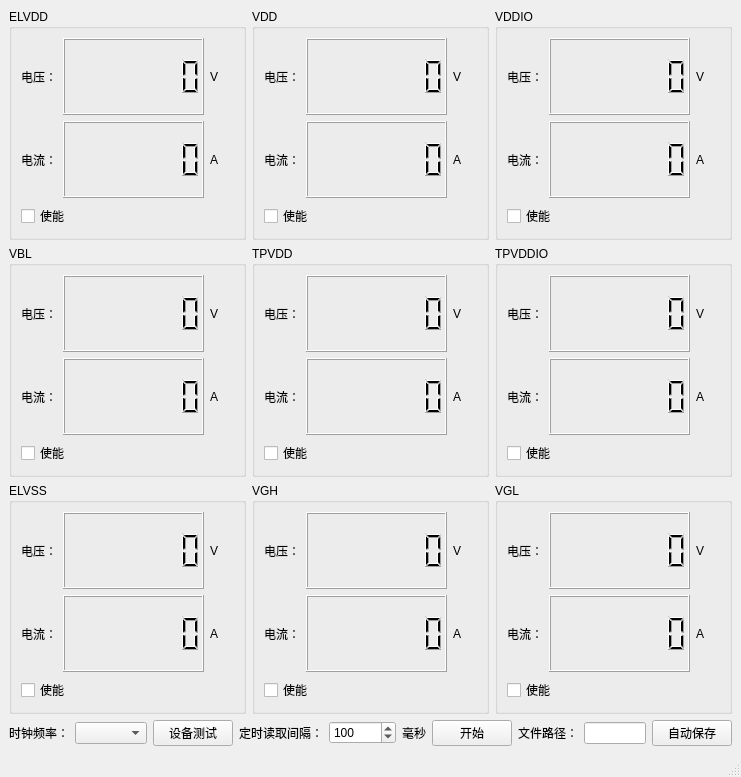
<?xml version="1.0" encoding="UTF-8"?>
<ui version="4.0">
 <class>MainWindow</class>
 <widget class="QMainWindow" name="MainWindow">
  <property name="geometry">
   <rect>
    <x>0</x>
    <y>0</y>
    <width>741</width>
    <height>777</height>
   </rect>
  </property>
  <property name="windowTitle">
   <string>MS5803温度压力读取</string>
  </property>
  <widget class="QWidget" name="centralwidget">
   <layout class="QGridLayout" name="gridLayout_13">
    <item row="2" column="0">
     <layout class="QHBoxLayout" name="horizontalLayout_31">
      <item>
       <widget class="QGroupBox" name="groupBox_4">
        <property name="title">
         <string>ELVSS</string>
        </property>
        <layout class="QGridLayout" name="gridLayout_4">
         <item row="0" column="0">
          <layout class="QHBoxLayout" name="horizontalLayout_11">
           <item>
            <widget class="QLabel" name="label_17">
             <property name="text">
              <string>电压：</string>
             </property>
            </widget>
           </item>
           <item>
            <widget class="QLCDNumber" name="lcdNumberTemp_3">
             <property name="sizePolicy">
              <sizepolicy hsizetype="Expanding" vsizetype="Minimum">
               <horstretch>0</horstretch>
               <verstretch>0</verstretch>
              </sizepolicy>
             </property>
             <property name="font">
              <font>
               <family>Arial Black</family>
               <pointsize>12</pointsize>
              </font>
             </property>
             <property name="digitCount">
              <number>7</number>
             </property>
            </widget>
           </item>
           <item>
            <widget class="QLabel" name="label_18">
             <property name="minimumSize">
              <size>
               <width>24</width>
               <height>0</height>
              </size>
             </property>
             <property name="text">
              <string>V</string>
             </property>
            </widget>
           </item>
          </layout>
         </item>
         <item row="1" column="0">
          <layout class="QHBoxLayout" name="horizontalLayout_12">
           <item>
            <widget class="QLabel" name="label_19">
             <property name="text">
              <string>电流：</string>
             </property>
            </widget>
           </item>
           <item>
            <widget class="QLCDNumber" name="lcdNumberPressure_3">
             <property name="sizePolicy">
              <sizepolicy hsizetype="Expanding" vsizetype="Minimum">
               <horstretch>0</horstretch>
               <verstretch>0</verstretch>
              </sizepolicy>
             </property>
             <property name="font">
              <font>
               <family>Arial Black</family>
               <pointsize>12</pointsize>
              </font>
             </property>
             <property name="digitCount">
              <number>7</number>
             </property>
            </widget>
           </item>
           <item>
            <widget class="QLabel" name="label_20">
             <property name="minimumSize">
              <size>
               <width>24</width>
               <height>0</height>
              </size>
             </property>
             <property name="text">
              <string>A</string>
             </property>
            </widget>
           </item>
          </layout>
         </item>
         <item row="2" column="0">
          <widget class="QCheckBox" name="checkBoxEnable_3">
           <property name="text">
            <string>使能</string>
           </property>
          </widget>
         </item>
        </layout>
       </widget>
      </item>
      <item>
       <widget class="QGroupBox" name="groupBox_8">
        <property name="title">
         <string>VGH</string>
        </property>
        <layout class="QGridLayout" name="gridLayout_8">
         <item row="0" column="0">
          <layout class="QHBoxLayout" name="horizontalLayout_19">
           <item>
            <widget class="QLabel" name="label_33">
             <property name="text">
              <string>电压：</string>
             </property>
            </widget>
           </item>
           <item>
            <widget class="QLCDNumber" name="lcdNumberTemp_7">
             <property name="sizePolicy">
              <sizepolicy hsizetype="Expanding" vsizetype="Minimum">
               <horstretch>0</horstretch>
               <verstretch>0</verstretch>
              </sizepolicy>
             </property>
             <property name="font">
              <font>
               <family>Arial Black</family>
               <pointsize>12</pointsize>
              </font>
             </property>
             <property name="digitCount">
              <number>7</number>
             </property>
            </widget>
           </item>
           <item>
            <widget class="QLabel" name="label_34">
             <property name="minimumSize">
              <size>
               <width>24</width>
               <height>0</height>
              </size>
             </property>
             <property name="text">
              <string>V</string>
             </property>
            </widget>
           </item>
          </layout>
         </item>
         <item row="1" column="0">
          <layout class="QHBoxLayout" name="horizontalLayout_20">
           <item>
            <widget class="QLabel" name="label_35">
             <property name="text">
              <string>电流：</string>
             </property>
            </widget>
           </item>
           <item>
            <widget class="QLCDNumber" name="lcdNumberPressure_7">
             <property name="sizePolicy">
              <sizepolicy hsizetype="Expanding" vsizetype="Minimum">
               <horstretch>0</horstretch>
               <verstretch>0</verstretch>
              </sizepolicy>
             </property>
             <property name="font">
              <font>
               <family>Arial Black</family>
               <pointsize>12</pointsize>
              </font>
             </property>
             <property name="digitCount">
              <number>7</number>
             </property>
            </widget>
           </item>
           <item>
            <widget class="QLabel" name="label_36">
             <property name="minimumSize">
              <size>
               <width>24</width>
               <height>0</height>
              </size>
             </property>
             <property name="text">
              <string>A</string>
             </property>
            </widget>
           </item>
          </layout>
         </item>
         <item row="2" column="0">
          <widget class="QCheckBox" name="checkBoxEnable_7">
           <property name="text">
            <string>使能</string>
           </property>
          </widget>
         </item>
        </layout>
       </widget>
      </item>
      <item>
       <widget class="QGroupBox" name="groupBox_9">
        <property name="title">
         <string>VGL</string>
        </property>
        <layout class="QGridLayout" name="gridLayout_9">
         <item row="1" column="0">
          <layout class="QHBoxLayout" name="horizontalLayout_22">
           <item>
            <widget class="QLabel" name="label_39">
             <property name="text">
              <string>电流：</string>
             </property>
            </widget>
           </item>
           <item>
            <widget class="QLCDNumber" name="lcdNumberPressure_8">
             <property name="sizePolicy">
              <sizepolicy hsizetype="Expanding" vsizetype="Minimum">
               <horstretch>0</horstretch>
               <verstretch>0</verstretch>
              </sizepolicy>
             </property>
             <property name="font">
              <font>
               <family>Arial Black</family>
               <pointsize>12</pointsize>
              </font>
             </property>
             <property name="digitCount">
              <number>7</number>
             </property>
            </widget>
           </item>
           <item>
            <widget class="QLabel" name="label_40">
             <property name="minimumSize">
              <size>
               <width>24</width>
               <height>0</height>
              </size>
             </property>
             <property name="text">
              <string>A</string>
             </property>
            </widget>
           </item>
          </layout>
         </item>
         <item row="0" column="0">
          <layout class="QHBoxLayout" name="horizontalLayout_21">
           <item>
            <widget class="QLabel" name="label_37">
             <property name="text">
              <string>电压：</string>
             </property>
            </widget>
           </item>
           <item>
            <widget class="QLCDNumber" name="lcdNumberTemp_8">
             <property name="sizePolicy">
              <sizepolicy hsizetype="Expanding" vsizetype="Minimum">
               <horstretch>0</horstretch>
               <verstretch>0</verstretch>
              </sizepolicy>
             </property>
             <property name="font">
              <font>
               <family>Arial Black</family>
               <pointsize>12</pointsize>
              </font>
             </property>
             <property name="digitCount">
              <number>7</number>
             </property>
            </widget>
           </item>
           <item>
            <widget class="QLabel" name="label_38">
             <property name="minimumSize">
              <size>
               <width>24</width>
               <height>0</height>
              </size>
             </property>
             <property name="text">
              <string>V</string>
             </property>
            </widget>
           </item>
          </layout>
         </item>
         <item row="2" column="0">
          <widget class="QCheckBox" name="checkBoxEnable_8">
           <property name="text">
            <string>使能</string>
           </property>
          </widget>
         </item>
        </layout>
       </widget>
      </item>
     </layout>
    </item>
    <item row="0" column="0">
     <layout class="QHBoxLayout" name="horizontalLayout_29">
      <item>
       <widget class="QGroupBox" name="groupBox">
        <property name="title">
         <string>ELVDD</string>
        </property>
        <layout class="QGridLayout" name="gridLayout">
         <item row="0" column="0">
          <layout class="QHBoxLayout" name="horizontalLayout_5">
           <item>
            <widget class="QLabel" name="label_5">
             <property name="text">
              <string>电压：</string>
             </property>
            </widget>
           </item>
           <item>
            <widget class="QLCDNumber" name="lcdNumberVolt_ELVDD">
             <property name="sizePolicy">
              <sizepolicy hsizetype="Expanding" vsizetype="Minimum">
               <horstretch>0</horstretch>
               <verstretch>0</verstretch>
              </sizepolicy>
             </property>
             <property name="font">
              <font>
               <family>Arial Black</family>
               <pointsize>12</pointsize>
              </font>
             </property>
             <property name="digitCount">
              <number>7</number>
             </property>
            </widget>
           </item>
           <item>
            <widget class="QLabel" name="label_8">
             <property name="minimumSize">
              <size>
               <width>24</width>
               <height>0</height>
              </size>
             </property>
             <property name="text">
              <string>V</string>
             </property>
            </widget>
           </item>
          </layout>
         </item>
         <item row="1" column="0">
          <layout class="QHBoxLayout" name="horizontalLayout_6">
           <item>
            <widget class="QLabel" name="label_6">
             <property name="text">
              <string>电流：</string>
             </property>
            </widget>
           </item>
           <item>
            <widget class="QLCDNumber" name="lcdNumberCurrent_ELVDD">
             <property name="sizePolicy">
              <sizepolicy hsizetype="Expanding" vsizetype="Minimum">
               <horstretch>0</horstretch>
               <verstretch>0</verstretch>
              </sizepolicy>
             </property>
             <property name="font">
              <font>
               <family>Arial Black</family>
               <pointsize>12</pointsize>
              </font>
             </property>
             <property name="digitCount">
              <number>7</number>
             </property>
            </widget>
           </item>
           <item>
            <widget class="QLabel" name="label_7">
             <property name="minimumSize">
              <size>
               <width>24</width>
               <height>0</height>
              </size>
             </property>
             <property name="text">
              <string>A</string>
             </property>
            </widget>
           </item>
          </layout>
         </item>
         <item row="2" column="0">
          <widget class="QCheckBox" name="checkBoxEnable_0">
           <property name="text">
            <string>使能</string>
           </property>
          </widget>
         </item>
        </layout>
       </widget>
      </item>
      <item>
       <widget class="QGroupBox" name="groupBox_2">
        <property name="title">
         <string>VDD</string>
        </property>
        <layout class="QGridLayout" name="gridLayout_2">
         <item row="0" column="0">
          <layout class="QHBoxLayout" name="horizontalLayout_7">
           <item>
            <widget class="QLabel" name="label_9">
             <property name="text">
              <string>电压：</string>
             </property>
            </widget>
           </item>
           <item>
            <widget class="QLCDNumber" name="lcdNumberVolt_VDD">
             <property name="sizePolicy">
              <sizepolicy hsizetype="Expanding" vsizetype="Minimum">
               <horstretch>0</horstretch>
               <verstretch>0</verstretch>
              </sizepolicy>
             </property>
             <property name="font">
              <font>
               <family>Arial Black</family>
               <pointsize>12</pointsize>
              </font>
             </property>
             <property name="digitCount">
              <number>7</number>
             </property>
            </widget>
           </item>
           <item>
            <widget class="QLabel" name="label_10">
             <property name="minimumSize">
              <size>
               <width>24</width>
               <height>0</height>
              </size>
             </property>
             <property name="text">
              <string>V</string>
             </property>
            </widget>
           </item>
          </layout>
         </item>
         <item row="1" column="0">
          <layout class="QHBoxLayout" name="horizontalLayout_8">
           <item>
            <widget class="QLabel" name="label_11">
             <property name="text">
              <string>电流：</string>
             </property>
            </widget>
           </item>
           <item>
            <widget class="QLCDNumber" name="lcdNumberPressure_1">
             <property name="sizePolicy">
              <sizepolicy hsizetype="Expanding" vsizetype="Minimum">
               <horstretch>0</horstretch>
               <verstretch>0</verstretch>
              </sizepolicy>
             </property>
             <property name="font">
              <font>
               <family>Arial Black</family>
               <pointsize>12</pointsize>
              </font>
             </property>
             <property name="digitCount">
              <number>7</number>
             </property>
            </widget>
           </item>
           <item>
            <widget class="QLabel" name="label_12">
             <property name="minimumSize">
              <size>
               <width>24</width>
               <height>0</height>
              </size>
             </property>
             <property name="text">
              <string>A</string>
             </property>
            </widget>
           </item>
          </layout>
         </item>
         <item row="2" column="0">
          <widget class="QCheckBox" name="checkBoxEnable_1">
           <property name="text">
            <string>使能</string>
           </property>
          </widget>
         </item>
        </layout>
       </widget>
      </item>
      <item>
       <widget class="QGroupBox" name="groupBox_3">
        <property name="title">
         <string>VDDIO</string>
        </property>
        <layout class="QGridLayout" name="gridLayout_3">
         <item row="0" column="0">
          <layout class="QHBoxLayout" name="horizontalLayout_9">
           <item>
            <widget class="QLabel" name="label_13">
             <property name="text">
              <string>电压：</string>
             </property>
            </widget>
           </item>
           <item>
            <widget class="QLCDNumber" name="lcdNumberVolt_VDDIO">
             <property name="sizePolicy">
              <sizepolicy hsizetype="Expanding" vsizetype="Minimum">
               <horstretch>0</horstretch>
               <verstretch>0</verstretch>
              </sizepolicy>
             </property>
             <property name="font">
              <font>
               <family>Arial Black</family>
               <pointsize>12</pointsize>
              </font>
             </property>
             <property name="digitCount">
              <number>7</number>
             </property>
            </widget>
           </item>
           <item>
            <widget class="QLabel" name="label_14">
             <property name="minimumSize">
              <size>
               <width>24</width>
               <height>0</height>
              </size>
             </property>
             <property name="text">
              <string>V</string>
             </property>
            </widget>
           </item>
          </layout>
         </item>
         <item row="1" column="0">
          <layout class="QHBoxLayout" name="horizontalLayout_10">
           <item>
            <widget class="QLabel" name="label_15">
             <property name="text">
              <string>电流：</string>
             </property>
            </widget>
           </item>
           <item>
            <widget class="QLCDNumber" name="lcdNumberPressure_2">
             <property name="sizePolicy">
              <sizepolicy hsizetype="Expanding" vsizetype="Minimum">
               <horstretch>0</horstretch>
               <verstretch>0</verstretch>
              </sizepolicy>
             </property>
             <property name="font">
              <font>
               <family>Arial Black</family>
               <pointsize>12</pointsize>
              </font>
             </property>
             <property name="digitCount">
              <number>7</number>
             </property>
            </widget>
           </item>
           <item>
            <widget class="QLabel" name="label_16">
             <property name="minimumSize">
              <size>
               <width>24</width>
               <height>0</height>
              </size>
             </property>
             <property name="text">
              <string>A</string>
             </property>
            </widget>
           </item>
          </layout>
         </item>
         <item row="2" column="0">
          <widget class="QCheckBox" name="checkBoxEnable_2">
           <property name="text">
            <string>使能</string>
           </property>
          </widget>
         </item>
        </layout>
       </widget>
      </item>
     </layout>
    </item>
    <item row="1" column="0">
     <layout class="QHBoxLayout" name="horizontalLayout_30">
      <item>
       <widget class="QGroupBox" name="groupBox_5">
        <property name="title">
         <string>VBL</string>
        </property>
        <layout class="QGridLayout" name="gridLayout_5">
         <item row="0" column="0">
          <layout class="QHBoxLayout" name="horizontalLayout_13">
           <item>
            <widget class="QLabel" name="label_21">
             <property name="text">
              <string>电压：</string>
             </property>
            </widget>
           </item>
           <item>
            <widget class="QLCDNumber" name="lcdNumberVolt_VBL">
             <property name="sizePolicy">
              <sizepolicy hsizetype="Expanding" vsizetype="Minimum">
               <horstretch>0</horstretch>
               <verstretch>0</verstretch>
              </sizepolicy>
             </property>
             <property name="font">
              <font>
               <family>Arial Black</family>
               <pointsize>12</pointsize>
              </font>
             </property>
             <property name="digitCount">
              <number>7</number>
             </property>
            </widget>
           </item>
           <item>
            <widget class="QLabel" name="label_22">
             <property name="minimumSize">
              <size>
               <width>24</width>
               <height>0</height>
              </size>
             </property>
             <property name="text">
              <string>V</string>
             </property>
            </widget>
           </item>
          </layout>
         </item>
         <item row="1" column="0">
          <layout class="QHBoxLayout" name="horizontalLayout_14">
           <item>
            <widget class="QLabel" name="label_23">
             <property name="text">
              <string>电流：</string>
             </property>
            </widget>
           </item>
           <item>
            <widget class="QLCDNumber" name="lcdNumberPressure_4">
             <property name="sizePolicy">
              <sizepolicy hsizetype="Expanding" vsizetype="Minimum">
               <horstretch>0</horstretch>
               <verstretch>0</verstretch>
              </sizepolicy>
             </property>
             <property name="font">
              <font>
               <family>Arial Black</family>
               <pointsize>12</pointsize>
              </font>
             </property>
             <property name="digitCount">
              <number>7</number>
             </property>
            </widget>
           </item>
           <item>
            <widget class="QLabel" name="label_24">
             <property name="minimumSize">
              <size>
               <width>24</width>
               <height>0</height>
              </size>
             </property>
             <property name="text">
              <string>A</string>
             </property>
            </widget>
           </item>
          </layout>
         </item>
         <item row="2" column="0">
          <widget class="QCheckBox" name="checkBoxEnable_4">
           <property name="text">
            <string>使能</string>
           </property>
          </widget>
         </item>
        </layout>
       </widget>
      </item>
      <item>
       <widget class="QGroupBox" name="groupBox_6">
        <property name="title">
         <string>TPVDD</string>
        </property>
        <layout class="QGridLayout" name="gridLayout_6">
         <item row="0" column="0">
          <layout class="QHBoxLayout" name="horizontalLayout_15">
           <item>
            <widget class="QLabel" name="label_25">
             <property name="text">
              <string>电压：</string>
             </property>
            </widget>
           </item>
           <item>
            <widget class="QLCDNumber" name="lcdNumberTemp_5">
             <property name="sizePolicy">
              <sizepolicy hsizetype="Expanding" vsizetype="Minimum">
               <horstretch>0</horstretch>
               <verstretch>0</verstretch>
              </sizepolicy>
             </property>
             <property name="font">
              <font>
               <family>Arial Black</family>
               <pointsize>12</pointsize>
              </font>
             </property>
             <property name="digitCount">
              <number>7</number>
             </property>
            </widget>
           </item>
           <item>
            <widget class="QLabel" name="label_26">
             <property name="minimumSize">
              <size>
               <width>24</width>
               <height>0</height>
              </size>
             </property>
             <property name="text">
              <string>V</string>
             </property>
            </widget>
           </item>
          </layout>
         </item>
         <item row="1" column="0">
          <layout class="QHBoxLayout" name="horizontalLayout_16">
           <item>
            <widget class="QLabel" name="label_27">
             <property name="text">
              <string>电流：</string>
             </property>
            </widget>
           </item>
           <item>
            <widget class="QLCDNumber" name="lcdNumberPressure_5">
             <property name="sizePolicy">
              <sizepolicy hsizetype="Expanding" vsizetype="Minimum">
               <horstretch>0</horstretch>
               <verstretch>0</verstretch>
              </sizepolicy>
             </property>
             <property name="font">
              <font>
               <family>Arial Black</family>
               <pointsize>12</pointsize>
              </font>
             </property>
             <property name="digitCount">
              <number>7</number>
             </property>
            </widget>
           </item>
           <item>
            <widget class="QLabel" name="label_28">
             <property name="minimumSize">
              <size>
               <width>24</width>
               <height>0</height>
              </size>
             </property>
             <property name="text">
              <string>A</string>
             </property>
            </widget>
           </item>
          </layout>
         </item>
         <item row="2" column="0">
          <widget class="QCheckBox" name="checkBoxEnable_5">
           <property name="text">
            <string>使能</string>
           </property>
          </widget>
         </item>
        </layout>
       </widget>
      </item>
      <item>
       <widget class="QGroupBox" name="groupBox_7">
        <property name="title">
         <string>TPVDDIO</string>
        </property>
        <layout class="QGridLayout" name="gridLayout_7">
         <item row="0" column="0">
          <layout class="QHBoxLayout" name="horizontalLayout_17">
           <item>
            <widget class="QLabel" name="label_29">
             <property name="text">
              <string>电压：</string>
             </property>
            </widget>
           </item>
           <item>
            <widget class="QLCDNumber" name="lcdNumberTemp_6">
             <property name="sizePolicy">
              <sizepolicy hsizetype="Expanding" vsizetype="Minimum">
               <horstretch>0</horstretch>
               <verstretch>0</verstretch>
              </sizepolicy>
             </property>
             <property name="font">
              <font>
               <family>Arial Black</family>
               <pointsize>12</pointsize>
              </font>
             </property>
             <property name="digitCount">
              <number>7</number>
             </property>
            </widget>
           </item>
           <item>
            <widget class="QLabel" name="label_30">
             <property name="minimumSize">
              <size>
               <width>24</width>
               <height>0</height>
              </size>
             </property>
             <property name="text">
              <string>V</string>
             </property>
            </widget>
           </item>
          </layout>
         </item>
         <item row="1" column="0">
          <layout class="QHBoxLayout" name="horizontalLayout_18">
           <item>
            <widget class="QLabel" name="label_31">
             <property name="text">
              <string>电流：</string>
             </property>
            </widget>
           </item>
           <item>
            <widget class="QLCDNumber" name="lcdNumberPressure_6">
             <property name="sizePolicy">
              <sizepolicy hsizetype="Expanding" vsizetype="Minimum">
               <horstretch>0</horstretch>
               <verstretch>0</verstretch>
              </sizepolicy>
             </property>
             <property name="font">
              <font>
               <family>Arial Black</family>
               <pointsize>12</pointsize>
              </font>
             </property>
             <property name="digitCount">
              <number>7</number>
             </property>
            </widget>
           </item>
           <item>
            <widget class="QLabel" name="label_32">
             <property name="minimumSize">
              <size>
               <width>24</width>
               <height>0</height>
              </size>
             </property>
             <property name="text">
              <string>A</string>
             </property>
            </widget>
           </item>
          </layout>
         </item>
         <item row="2" column="0">
          <widget class="QCheckBox" name="checkBoxEnable_6">
           <property name="text">
            <string>使能</string>
           </property>
          </widget>
         </item>
        </layout>
       </widget>
      </item>
     </layout>
    </item>
    <item row="3" column="0">
     <layout class="QHBoxLayout" name="horizontalLayout_4">
      <item>
       <layout class="QHBoxLayout" name="horizontalLayout">
        <item>
         <widget class="QLabel" name="label">
          <property name="text">
           <string>时钟频率：</string>
          </property>
         </widget>
        </item>
        <item>
         <widget class="QComboBox" name="comboBoxDevHandle"/>
        </item>
       </layout>
      </item>
      <item>
       <widget class="QPushButton" name="pushButton">
        <property name="text">
         <string>设备测试</string>
        </property>
       </widget>
      </item>
      <item>
       <layout class="QHBoxLayout" name="horizontalLayout_3">
        <item>
         <layout class="QHBoxLayout" name="horizontalLayout_32"/>
        </item>
        <item>
         <widget class="QLabel" name="label_3">
          <property name="text">
           <string>定时读取间隔：</string>
          </property>
         </widget>
        </item>
        <item>
         <widget class="QSpinBox" name="spinBoxTimeRead">
          <property name="minimum">
           <number>50</number>
          </property>
          <property name="maximum">
           <number>100000</number>
          </property>
          <property name="value">
           <number>100</number>
          </property>
         </widget>
        </item>
        <item>
         <widget class="QLabel" name="label_4">
          <property name="text">
           <string>毫秒</string>
          </property>
         </widget>
        </item>
       </layout>
      </item>
      <item>
       <widget class="QPushButton" name="pushButtonStart">
        <property name="text">
         <string>开始</string>
        </property>
       </widget>
      </item>
      <item>
       <layout class="QHBoxLayout" name="horizontalLayout_2">
        <item>
         <widget class="QLabel" name="label_2">
          <property name="text">
           <string>文件路径：</string>
          </property>
         </widget>
        </item>
        <item>
         <widget class="QLineEdit" name="lineEditFileName"/>
        </item>
        <item>
         <widget class="QPushButton" name="pushButtonSaveDataToFile">
          <property name="text">
           <string>自动保存</string>
          </property>
         </widget>
        </item>
       </layout>
      </item>
     </layout>
    </item>
   </layout>
  </widget>
  <widget class="QMenuBar" name="menubar">
   <property name="geometry">
    <rect>
     <x>0</x>
     <y>0</y>
     <width>741</width>
     <height>22</height>
    </rect>
   </property>
  </widget>
  <widget class="QStatusBar" name="statusbar"/>
 </widget>
 <resources/>
 <connections/>
</ui>
